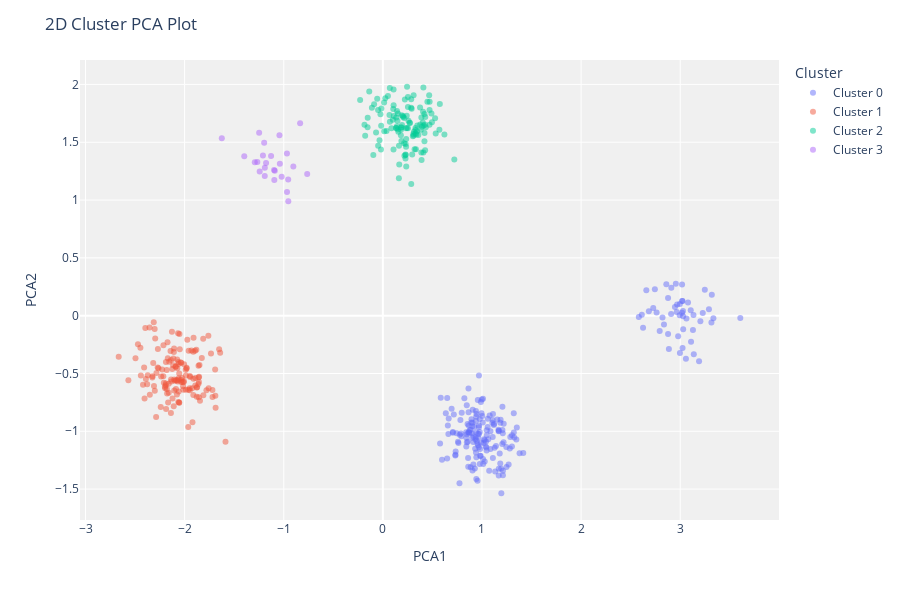
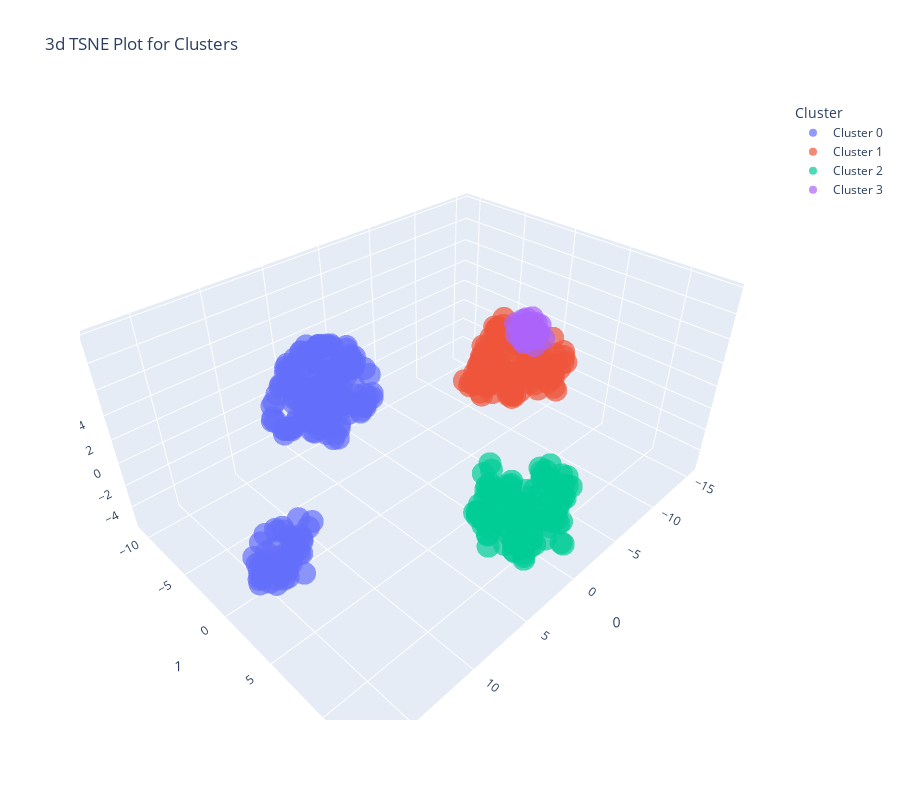
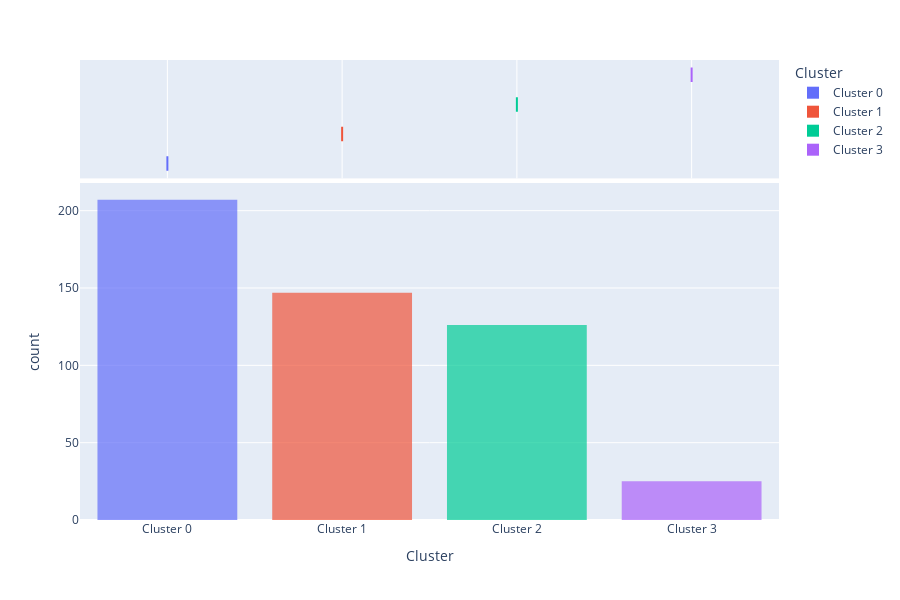

The cell these charts' notebook holds for them, in order:
### Markdown cell above
## Analyze Model

### Code cell
# functional API
evaluate_model(kmeans)

### Figure 1 — Plotly figure (JSON) as saved in the notebook; plotly's stock layout.template omitted (floating-point values rounded to 4 significant figures; data arrays with more than 128 entries replaced by an {"elided": "..."} marker saying what was removed)
{"data": [{"customdata": {"elided": "207x1 int values"}, "hovertemplate": "Cluster=Cluster 0<br>PCA1=%{x}<br>PCA2=%{y}<br>Feature=%{customdata[0]}<extra></extra>", "legendgroup": "Cluster 0", "marker": {"color": "#636efa", "opacity": 0.5, "symbol": "circle"}, "mode": "markers", "name": "Cluster 0", "orientation": "v", "showlegend": true, "textposition": "top center", "type": "scatter", "x": {"elided": "207 float values"}, "xaxis": "x", "y": {"elided": "207 float values"}, "yaxis": "y"}, {"customdata": {"elided": "147x1 int values"}, "hovertemplate": "Cluster=Cluster 1<br>PCA1=%{x}<br>PCA2=%{y}<br>Feature=%{customdata[0]}<extra></extra>", "legendgroup": "Cluster 1", "marker": {"color": "#EF553B", "opacity": 0.5, "symbol": "circle"}, "mode": "markers", "name": "Cluster 1", "orientation": "v", "showlegend": true, "textposition": "top center", "type": "scatter", "x": {"elided": "147 float values"}, "xaxis": "x", "y": {"elided": "147 float values"}, "yaxis": "y"}, {"customdata": [[33], [36], [33], [30], [39], [35], [37], [36], [29], [31], [30], [29], [25], [32], [29], [35], [38], [35], [29], [30], [28], [33], [29], [33], [34], [32], [28], [33], [31], [32], [30], [28], [30], [28], [31], [30], [36], [30], [31], [32], [34], [22], [36], [34], [29], [30], [31], [35], [35], [28], [33], [28], [32], [31], [32], [31], [33], [39], [29], [37], [40], [42], [37], [34], [35], [34], [31], [36], [28], [36], [31], [35], [25], [33], [37], [36], [26], [33], [34], [31], [30], [33], [30], [31], [37], [35], [29], [33], [31], [33], [33], [37], [43], [35], [34], [36], [31], [34], [31], [34], [29], [37], [37], [31], [32], [31], [29], [37], [38], [30], [34], [31], [44], [38], [39], [35], [37], [31], [29], [36], [27], [34], [33], [36], [38], [24]], "hovertemplate": "Cluster=Cluster 2<br>PCA1=%{x}<br>PCA2=%{y}<br>Feature=%{customdata[0]}<extra></extra>", "legendgroup": "Cluster 2", "marker": {"color": "#00cc96", "opacity": 0.5, "symbol": "circle"}, "mode": "markers", "name": "Cluster 2", "orientation": "v", "showlegend": true, "textposition": "top center", "type": "scatter", "x": [-0.02431, 0.0667, 0.1818, 0.3886, -0.0476, 0.2957, 0.3201, 0.3029, 0.5268, 0.2687, 0.2342, 0.1471, 0.4054, 0.3292, 0.1899, 0.01267, 0.2173, 0.08619, 0.3769, 0.2853, 0.234, 0.3138, 0.2587, 0.07021, 0.243, 0.05099, 0.152, 0.2031, 0.3334, 0.1931, 0.42, 0.4492, 0.2294, 0.4196, 0.2408, 0.108, -0.153, 0.4263, -0.0153, -0.01709, 0.01422, 0.4087, 0.1417, -0.04816, 0.6209, 0.3071, 0.4099, 0.2046, -0.0573, 0.1084, 0.3752, 0.1328, 0.4709, 0.4328, -0.08844, 0.7207, 0.2358, -0.01919, 0.4717, 0.1499, -0.1784, 0.1076, 0.1837, 0.2863, 0.156, 0.4089, 0.4951, 0.2284, 0.5703, 0.2354, 0.02446, 0.3957, 0.2905, 0.4194, 0.3881, 0.1002, 0.1425, 0.2535, -0.2294, 0.4032, 0.5331, 0.037, 0.1047, 0.4704, -0.1542, 0.222, 0.1871, 0.2284, 0.3475, 0.346, 0.3905, 0.1654, 0.1615, 0.1827, 0.3101, -0.03368, 0.2441, 0.1887, 0.1102, 0.2305, 0.5747, -0.1107, -0.1375, 0.3581, 0.4241, 0.3296, 0.3278, 0.311, 0.2742, 0.253, 0.1369, 0.4277, 0.2141, 0.338, -0.1855, 0.07083, 0.1353, 0.49, 0.2528, -0.06863, 0.2857, 0.3834, 0.2158, 0.1625, -0.09633, 0.467], "xaxis": "x", "y": [1.743, 1.736, 1.56, 1.714, 1.469, 1.394, 1.44, 1.553, 1.707, 1.668, 1.461, 1.685, 1.763, 1.624, 1.733, 1.843, 1.384, 1.622, 1.654, 1.797, 1.62, 1.592, 1.686, 1.97, 1.624, 1.9, 1.748, 1.727, 1.439, 1.649, 1.579, 1.85, 1.486, 1.508, 1.729, 1.955, 1.712, 1.431, 1.792, 1.642, 1.595, 1.974, 1.638, 1.778, 1.567, 1.571, 1.646, 1.719, 1.875, 1.82, 1.8, 1.624, 1.78, 1.63, 1.828, 1.351, 1.29, 1.438, 1.85, 1.61, 1.556, 1.436, 1.627, 1.139, 1.591, 1.412, 1.672, 1.395, 1.609, 1.528, 1.881, 1.633, 1.79, 1.743, 1.412, 1.695, 1.77, 1.621, 1.865, 1.671, 1.575, 1.598, 1.788, 1.651, 1.63, 1.869, 1.51, 1.36, 1.645, 1.596, 1.347, 1.307, 1.189, 1.608, 1.907, 1.518, 1.98, 1.627, 1.728, 1.389, 1.832, 1.799, 1.939, 1.563, 1.652, 1.576, 1.605, 1.558, 1.667, 1.805, 1.622, 1.719, 1.492, 1.568, 1.651, 1.678, 1.714, 1.749, 1.891, 1.583, 1.871, 1.607, 1.71, 1.469, 1.391, 1.907], "yaxis": "y"}, {"customdata": [[86], [84], [86], [84], [82], [88], [92], [82], [77], [93], [83], [87], [86], [84], [91], [85], [85], [89], [84], [90], [83], [90], [83], [88], [88]], "hovertemplate": "Cluster=Cluster 3<br>PCA1=%{x}<br>PCA2=%{y}<br>Feature=%{customdata[0]}<extra></extra>", "legendgroup": "Cluster 3", "marker": {"color": "#ab63fa", "opacity": 0.5, "symbol": "circle"}, "mode": "markers", "name": "Cluster 3", "orientation": "v", "showlegend": true, "textposition": "top center", "type": "scatter", "x": [-1.248, -1.267, -0.7634, -0.9032, -1.043, -1.039, -1.095, -0.9676, -0.8349, -1.178, -0.9553, -0.9671, -1.191, -1.192, -1.243, -1.021, -1.398, -1.292, -1.09, -1.21, -1.198, -0.9542, -1.128, -1.098, -1.625], "xaxis": "x", "y": [1.582, 1.329, 1.224, 1.29, 1.56, 1.314, 1.173, 1.403, 1.663, 1.32, 1.178, 1.071, 1.279, 1.207, 1.247, 1.202, 1.38, 1.327, 1.254, 1.385, 1.496, 0.9894, 1.38, 1.259, 1.534], "yaxis": "y"}], "layout": {"height": 600, "legend": {"title": {"text": "Cluster"}, "tracegroupgap": 0}, "margin": {"t": 60}, "plot_bgcolor": "rgb(240,240,240)", "title": {"text": "2D Cluster PCA Plot"}, "xaxis": {"anchor": "y", "domain": [0, 1], "title": {"text": "PCA1"}}, "yaxis": {"anchor": "x", "domain": [0, 1], "title": {"text": "PCA2"}}}}

### Figure 2 — Plotly figure (JSON) as saved in the notebook; plotly's stock layout.template omitted (floating-point values rounded to 4 significant figures; data arrays with more than 128 entries replaced by an {"elided": "..."} marker saying what was removed)
{"data": [{"customdata": {"elided": "207x1 int values"}, "hovertemplate": "Cluster=Cluster 0<br>0=%{x}<br>1=%{y}<br>2=%{z}<br>Feature=%{customdata[0]}<extra></extra>", "legendgroup": "Cluster 0", "marker": {"color": "#636efa", "opacity": 0.7, "symbol": "circle"}, "mode": "markers", "name": "Cluster 0", "scene": "scene", "showlegend": true, "type": "scatter3d", "x": {"elided": "207 float values"}, "y": {"elided": "207 float values"}, "z": {"elided": "207 float values"}}, {"customdata": {"elided": "147x1 int values"}, "hovertemplate": "Cluster=Cluster 1<br>0=%{x}<br>1=%{y}<br>2=%{z}<br>Feature=%{customdata[0]}<extra></extra>", "legendgroup": "Cluster 1", "marker": {"color": "#EF553B", "opacity": 0.7, "symbol": "circle"}, "mode": "markers", "name": "Cluster 1", "scene": "scene", "showlegend": true, "type": "scatter3d", "x": {"elided": "147 float values"}, "y": {"elided": "147 float values"}, "z": {"elided": "147 float values"}}, {"customdata": [[33], [36], [33], [30], [39], [35], [37], [36], [29], [31], [30], [29], [25], [32], [29], [35], [38], [35], [29], [30], [28], [33], [29], [33], [34], [32], [28], [33], [31], [32], [30], [28], [30], [28], [31], [30], [36], [30], [31], [32], [34], [22], [36], [34], [29], [30], [31], [35], [35], [28], [33], [28], [32], [31], [32], [31], [33], [39], [29], [37], [40], [42], [37], [34], [35], [34], [31], [36], [28], [36], [31], [35], [25], [33], [37], [36], [26], [33], [34], [31], [30], [33], [30], [31], [37], [35], [29], [33], [31], [33], [33], [37], [43], [35], [34], [36], [31], [34], [31], [34], [29], [37], [37], [31], [32], [31], [29], [37], [38], [30], [34], [31], [44], [38], [39], [35], [37], [31], [29], [36], [27], [34], [33], [36], [38], [24]], "hovertemplate": "Cluster=Cluster 2<br>0=%{x}<br>1=%{y}<br>2=%{z}<br>Feature=%{customdata[0]}<extra></extra>", "legendgroup": "Cluster 2", "marker": {"color": "#00cc96", "opacity": 0.7, "symbol": "circle"}, "mode": "markers", "name": "Cluster 2", "scene": "scene", "showlegend": true, "type": "scatter3d", "x": [-2.124, 1.067, 0.379, 1.558, 1.464, 1.846, 1.105, 1.84, 3.176, 0.07181, 2.549, -0.8012, 2.064, 1.111, 1.555, -0.9447, 2.312, -0.5092, 2.774, -0.1126, -0.5234, 1.934, -0.5136, -1.255, 1.497, 0.04657, -1.314, -0.3665, 2.179, -0.4522, 2.926, 0.7616, 2.646, 2.887, 2.05, -1.688, -1.39, 1.894, -0.03098, -1.596, -0.1812, 1.022, -0.7536, -1.603, 3.65, 0.3283, 1.198, 0.4017, -1.285, -1.642, 3.009, -0.9295, 2.805, 1.12, 0.1095, 2.431, 1.388, 1.528, 3.654, 0.03854, -1.679, 0.6071, 0.3013, 1.326, 1.055, 2.039, 2.914, 1.447, 3.383, 0.6447, -0.4103, 1.785, -1.238, 1.888, 1.193, 0.877, -1.243, 1.765, -2.699, 0.6851, 1.196, -0.4748, -1.587, 2.346, -1.776, 2.664, -0.2993, 1.404, 0.6596, 0.06027, 2.007, 1.583, 0.1716, 1.329, 2.871, -1.304, 2.668, -0.5245, -1.371, 1.852, 3.762, 0.8847, -2.032, 0.3754, 1.797, 2.643, 0.3189, 1.327, 1.624, 2.254, 0.1896, 1.756, 1.335, 1.604, -2.549, 1.106, 0.4576, 2.43, 2.397, -0.9537, -1.487, 2.172, 1.694, 1.143, 1.414, 0.7147], "y": [10.22, 10.65, 10.14, 8.116, 12.57, 10.01, 7.061, 8.701, 8.332, 8.796, 11.81, 11.43, 12.56, 8.477, 11.69, 9.689, 12.35, 9.291, 10.34, 7.283, 11.09, 9.563, 9.916, 9.321, 9.605, 10.46, 10.9, 8.014, 10.92, 8.359, 10.27, 6.552, 12.2, 11.18, 10.53, 9.251, 11.2, 10.15, 11.43, 11.08, 11.69, 13.1, 7.32, 10.33, 9.151, 9.967, 7.57, 8.276, 9.797, 10.67, 8.219, 11.53, 7.232, 7.395, 11.52, 8.271, 10.6, 12.6, 8.463, 7.981, 11.63, 6.677, 7.904, 10.57, 10.14, 9.367, 8.071, 9.671, 8.926, 7.935, 10.53, 6.777, 10.82, 6.672, 6.768, 9.842, 11.53, 10.06, 10.16, 7.2, 7.383, 11.57, 10.3, 7.858, 11.26, 8.635, 8.625, 10.54, 7.93, 7.281, 10.12, 11.24, 6.159, 10.2, 8.479, 11.53, 9.183, 7.719, 10.26, 11.19, 8.338, 11.62, 9.578, 7.794, 7.488, 10.84, 10.31, 7.31, 7.472, 10.43, 9.902, 7.31, 6.588, 7.195, 10.69, 11.15, 8.347, 7.174, 10.38, 11.62, 9.882, 8.331, 10.12, 10.49, 12.75, 13.09], "z": [-1.251, 0.7239, -2.154, -3.236, 0.7228, -3.962, -1.494, -1.022, -2.539, -3.367, -2.504, -2.603, -1.612, -3.062, -0.8214, 0.4623, 0.09797, -1.727, -1.955, -3.768, -3.283, -1.52, -3.386, 0.375, -1.096, 0.9437, -2.834, -3.09, -3.352, -3.649, -2.158, -3.958, -1.901, -2.599, -0.4815, -0.6309, 0.01315, -4.634, 0.7705, -1.655, -0.5663, -2.281, -4.527, -0.3989, -2.537, -3.651, -3.864, -0.7101, 0.405, -2.62, -0.3417, -3.002, -2.36, -4.214, 1.061, -5.085, -5.124, 0.6744, -0.9247, -1.375, -0.1019, -0.2681, -1.097, -5.47, -1.0, -4.391, -2.458, -4.495, -2.796, -1.684, 0.7826, -2.596, -3.484, -3.217, -1.621, 0.05777, -3.014, -1.123, -0.5675, -4.355, -4.9, -1.038, -2.222, -3.055, -0.3493, 0.5544, -5.358, -4.871, -3.837, -4.795, -4.432, -2.867, -0.2574, -0.5755, 0.4003, -0.9173, 0.7058, -4.118, -2.144, -2.906, -1.134, 1.389, 0.3636, -4.793, -3.303, -1.76, -3.473, -1.159, -0.3602, -0.1818, -1.589, -3.439, -0.1896, -0.7592, -0.3276, 0.6479, -0.3313, -3.027, 0.3622, -0.4794, -3.299, -1.432, -0.3814, -1.934, 0.6702, -2.654]}, {"customdata": [[86], [84], [86], [84], [82], [88], [92], [82], [77], [93], [83], [87], [86], [84], [91], [85], [85], [89], [84], [90], [83], [90], [83], [88], [88]], "hovertemplate": "Cluster=Cluster 3<br>0=%{x}<br>1=%{y}<br>2=%{z}<br>Feature=%{customdata[0]}<extra></extra>", "legendgroup": "Cluster 3", "marker": {"color": "#ab63fa", "opacity": 0.7, "symbol": "circle"}, "mode": "markers", "name": "Cluster 3", "scene": "scene", "showlegend": true, "type": "scatter3d", "x": [-3.311, -2.773, -2.16, -2.212, -2.623, -2.838, -2.999, -2.515, -2.516, -3.353, -2.112, -2.246, -3.195, -2.712, -3.506, -2.19, -3.298, -3.477, -2.644, -3.457, -3.041, -2.595, -2.57, -3.027, -3.482], "y": [6.737, 6.825, 5.911, 6.162, 7.039, 6.001, 5.588, 6.484, 6.824, 6.048, 6.443, 5.734, 5.908, 6.069, 5.77, 6.367, 6.351, 6.503, 5.785, 6.313, 6.903, 5.347, 6.764, 5.656, 6.985], "z": [9.414, 8.189, 9.448, 9.36, 9.022, 9.779, 9.444, 9.496, 9.632, 9.672, 8.509, 8.778, 8.564, 8.217, 9.082, 8.729, 8.28, 8.652, 8.522, 9.327, 9.029, 9.261, 8.699, 8.9, 8.483]}], "layout": {"height": 800, "legend": {"title": {"text": "Cluster"}, "tracegroupgap": 0}, "scene": {"domain": {"x": [0, 1], "y": [0, 1]}, "xaxis": {"title": {"text": "0"}}, "yaxis": {"title": {"text": "1"}}, "zaxis": {"title": {"text": "2"}}}, "title": {"text": "3d TSNE Plot for Clusters"}, "width": 900}}

### Figure 3 — Plotly figure (JSON) as saved in the notebook; plotly's stock layout.template omitted (floating-point values rounded to 4 significant figures; data arrays with more than 128 entries replaced by an {"elided": "..."} marker saying what was removed)
{"data": [{"alignmentgroup": "True", "bingroup": "x", "hovertemplate": "Cluster=%{x}<br>count=%{y}<extra></extra>", "legendgroup": "Cluster 0", "marker": {"color": "#636efa", "opacity": 0.7, "pattern": {"shape": ""}}, "name": "Cluster 0", "offsetgroup": "Cluster 0", "orientation": "v", "showlegend": true, "type": "histogram", "x": {"elided": "207 str values"}, "xaxis": "x", "yaxis": "y"}, {"alignmentgroup": "True", "customdata": {"elided": "207x4 float values"}, "hovertemplate": "Cluster=%{x}<br>Age=%{customdata[0]}<br>Income=%{customdata[1]}<br>SpendingScore=%{customdata[2]}<br>Savings=%{customdata[3]}<extra></extra>", "legendgroup": "Cluster 0", "marker": {"color": "#636efa"}, "name": "Cluster 0", "notched": true, "offsetgroup": "Cluster 0", "showlegend": false, "type": "box", "x": {"elided": "207 str values"}, "xaxis": "x2", "yaxis": "y2"}, {"alignmentgroup": "True", "bingroup": "x", "hovertemplate": "Cluster=%{x}<br>count=%{y}<extra></extra>", "legendgroup": "Cluster 1", "marker": {"color": "#EF553B", "opacity": 0.7, "pattern": {"shape": ""}}, "name": "Cluster 1", "offsetgroup": "Cluster 1", "orientation": "v", "showlegend": true, "type": "histogram", "x": {"elided": "147 str values"}, "xaxis": "x", "yaxis": "y"}, {"alignmentgroup": "True", "customdata": {"elided": "147x4 float values"}, "hovertemplate": "Cluster=%{x}<br>Age=%{customdata[0]}<br>Income=%{customdata[1]}<br>SpendingScore=%{customdata[2]}<br>Savings=%{customdata[3]}<extra></extra>", "legendgroup": "Cluster 1", "marker": {"color": "#EF553B"}, "name": "Cluster 1", "notched": true, "offsetgroup": "Cluster 1", "showlegend": false, "type": "box", "x": {"elided": "147 str values"}, "xaxis": "x2", "yaxis": "y2"}, {"alignmentgroup": "True", "bingroup": "x", "hovertemplate": "Cluster=%{x}<br>count=%{y}<extra></extra>", "legendgroup": "Cluster 2", "marker": {"color": "#00cc96", "opacity": 0.7, "pattern": {"shape": ""}}, "name": "Cluster 2", "offsetgroup": "Cluster 2", "orientation": "v", "showlegend": true, "type": "histogram", "x": ["Cluster 2", "Cluster 2", "Cluster 2", "Cluster 2", "Cluster 2", "Cluster 2", "Cluster 2", "Cluster 2", "Cluster 2", "Cluster 2", "Cluster 2", "Cluster 2", "Cluster 2", "Cluster 2", "Cluster 2", "Cluster 2", "Cluster 2", "Cluster 2", "Cluster 2", "Cluster 2", "Cluster 2", "Cluster 2", "Cluster 2", "Cluster 2", "Cluster 2", "Cluster 2", "Cluster 2", "Cluster 2", "Cluster 2", "Cluster 2", "Cluster 2", "Cluster 2", "Cluster 2", "Cluster 2", "Cluster 2", "Cluster 2", "Cluster 2", "Cluster 2", "Cluster 2", "Cluster 2", "Cluster 2", "Cluster 2", "Cluster 2", "Cluster 2", "Cluster 2", "Cluster 2", "Cluster 2", "Cluster 2", "Cluster 2", "Cluster 2", "Cluster 2", "Cluster 2", "Cluster 2", "Cluster 2", "Cluster 2", "Cluster 2", "Cluster 2", "Cluster 2", "Cluster 2", "Cluster 2", "Cluster 2", "Cluster 2", "Cluster 2", "Cluster 2", "Cluster 2", "Cluster 2", "Cluster 2", "Cluster 2", "Cluster 2", "Cluster 2", "Cluster 2", "Cluster 2", "Cluster 2", "Cluster 2", "Cluster 2", "Cluster 2", "Cluster 2", "Cluster 2", "Cluster 2", "Cluster 2", "Cluster 2", "Cluster 2", "Cluster 2", "Cluster 2", "Cluster 2", "Cluster 2", "Cluster 2", "Cluster 2", "Cluster 2", "Cluster 2", "Cluster 2", "Cluster 2", "Cluster 2", "Cluster 2", "Cluster 2", "Cluster 2", "Cluster 2", "Cluster 2", "Cluster 2", "Cluster 2", "Cluster 2", "Cluster 2", "Cluster 2", "Cluster 2", "Cluster 2", "Cluster 2", "Cluster 2", "Cluster 2", "Cluster 2", "Cluster 2", "Cluster 2", "Cluster 2", "Cluster 2", "Cluster 2", "Cluster 2", "Cluster 2", "Cluster 2", "Cluster 2", "Cluster 2", "Cluster 2", "Cluster 2", "Cluster 2", "Cluster 2", "Cluster 2", "Cluster 2", "Cluster 2"], "xaxis": "x", "yaxis": "y"}, {"alignmentgroup": "True", "customdata": {"elided": "126x4 float values"}, "hovertemplate": "Cluster=%{x}<br>Age=%{customdata[0]}<br>Income=%{customdata[1]}<br>SpendingScore=%{customdata[2]}<br>Savings=%{customdata[3]}<extra></extra>", "legendgroup": "Cluster 2", "marker": {"color": "#00cc96"}, "name": "Cluster 2", "notched": true, "offsetgroup": "Cluster 2", "showlegend": false, "type": "box", "x": ["Cluster 2", "Cluster 2", "Cluster 2", "Cluster 2", "Cluster 2", "Cluster 2", "Cluster 2", "Cluster 2", "Cluster 2", "Cluster 2", "Cluster 2", "Cluster 2", "Cluster 2", "Cluster 2", "Cluster 2", "Cluster 2", "Cluster 2", "Cluster 2", "Cluster 2", "Cluster 2", "Cluster 2", "Cluster 2", "Cluster 2", "Cluster 2", "Cluster 2", "Cluster 2", "Cluster 2", "Cluster 2", "Cluster 2", "Cluster 2", "Cluster 2", "Cluster 2", "Cluster 2", "Cluster 2", "Cluster 2", "Cluster 2", "Cluster 2", "Cluster 2", "Cluster 2", "Cluster 2", "Cluster 2", "Cluster 2", "Cluster 2", "Cluster 2", "Cluster 2", "Cluster 2", "Cluster 2", "Cluster 2", "Cluster 2", "Cluster 2", "Cluster 2", "Cluster 2", "Cluster 2", "Cluster 2", "Cluster 2", "Cluster 2", "Cluster 2", "Cluster 2", "Cluster 2", "Cluster 2", "Cluster 2", "Cluster 2", "Cluster 2", "Cluster 2", "Cluster 2", "Cluster 2", "Cluster 2", "Cluster 2", "Cluster 2", "Cluster 2", "Cluster 2", "Cluster 2", "Cluster 2", "Cluster 2", "Cluster 2", "Cluster 2", "Cluster 2", "Cluster 2", "Cluster 2", "Cluster 2", "Cluster 2", "Cluster 2", "Cluster 2", "Cluster 2", "Cluster 2", "Cluster 2", "Cluster 2", "Cluster 2", "Cluster 2", "Cluster 2", "Cluster 2", "Cluster 2", "Cluster 2", "Cluster 2", "Cluster 2", "Cluster 2", "Cluster 2", "Cluster 2", "Cluster 2", "Cluster 2", "Cluster 2", "Cluster 2", "Cluster 2", "Cluster 2", "Cluster 2", "Cluster 2", "Cluster 2", "Cluster 2", "Cluster 2", "Cluster 2", "Cluster 2", "Cluster 2", "Cluster 2", "Cluster 2", "Cluster 2", "Cluster 2", "Cluster 2", "Cluster 2", "Cluster 2", "Cluster 2", "Cluster 2", "Cluster 2", "Cluster 2", "Cluster 2", "Cluster 2", "Cluster 2"], "xaxis": "x2", "yaxis": "y2"}, {"alignmentgroup": "True", "bingroup": "x", "hovertemplate": "Cluster=%{x}<br>count=%{y}<extra></extra>", "legendgroup": "Cluster 3", "marker": {"color": "#ab63fa", "opacity": 0.7, "pattern": {"shape": ""}}, "name": "Cluster 3", "offsetgroup": "Cluster 3", "orientation": "v", "showlegend": true, "type": "histogram", "x": ["Cluster 3", "Cluster 3", "Cluster 3", "Cluster 3", "Cluster 3", "Cluster 3", "Cluster 3", "Cluster 3", "Cluster 3", "Cluster 3", "Cluster 3", "Cluster 3", "Cluster 3", "Cluster 3", "Cluster 3", "Cluster 3", "Cluster 3", "Cluster 3", "Cluster 3", "Cluster 3", "Cluster 3", "Cluster 3", "Cluster 3", "Cluster 3", "Cluster 3"], "xaxis": "x", "yaxis": "y"}, {"alignmentgroup": "True", "customdata": [[86, 124372, 0, 15370.0], [84, 114406, 0.1238, 16840.0], [86, 128378, 0.1261, 13590.0], [84, 122696, 0.08219, 13810.0], [82, 126257, 0.0781, 15820.0], [88, 123651, 0.02903, 13500.0], [92, 122879, 0.06072, 13710.0], [82, 121642, 0.05465, 14180.0], [77, 128596, 0.04082, 14500.0], [93, 126601, 0.02517, 14120.0], [83, 117347, 0.1557, 15090.0], [87, 117564, 0.1283, 14000.0], [86, 115689, 0.05784, 14800.0], [84, 110582, 0.07905, 14940.0], [91, 118794, 0.01921, 14050.0], [85, 118169, 0.1232, 14860.0], [85, 111389, 0.0368, 16010.0], [89, 119697, 0.09168, 16220.0], [84, 115237, 0.06878, 14400.0], [90, 124170, 0.03075, 14770.0], [83, 119429, 0.04215, 15610.0], [90, 117668, 0.08272, 12550.0], [83, 117943, 0.07721, 15390.0], [88, 120678, 0.06327, 14260.0], [88, 114767, 0.03221, 17830.0]], "hovertemplate": "Cluster=%{x}<br>Age=%{customdata[0]}<br>Income=%{customdata[1]}<br>SpendingScore=%{customdata[2]}<br>Savings=%{customdata[3]}<extra></extra>", "legendgroup": "Cluster 3", "marker": {"color": "#ab63fa"}, "name": "Cluster 3", "notched": true, "offsetgroup": "Cluster 3", "showlegend": false, "type": "box", "x": ["Cluster 3", "Cluster 3", "Cluster 3", "Cluster 3", "Cluster 3", "Cluster 3", "Cluster 3", "Cluster 3", "Cluster 3", "Cluster 3", "Cluster 3", "Cluster 3", "Cluster 3", "Cluster 3", "Cluster 3", "Cluster 3", "Cluster 3", "Cluster 3", "Cluster 3", "Cluster 3", "Cluster 3", "Cluster 3", "Cluster 3", "Cluster 3", "Cluster 3"], "xaxis": "x2", "yaxis": "y2"}], "layout": {"barmode": "relative", "height": 600, "legend": {"title": {"text": "Cluster"}, "tracegroupgap": 0}, "margin": {"t": 60}, "xaxis": {"anchor": "y", "categoryarray": ["Cluster 0", "Cluster 1", "Cluster 2", "Cluster 3"], "categoryorder": "array", "domain": [0, 1], "title": {"text": "Cluster"}}, "xaxis2": {"anchor": "y2", "domain": [0, 1], "matches": "x", "showgrid": true, "showticklabels": false}, "yaxis": {"anchor": "x", "domain": [0, 0.7326], "title": {"text": "count"}}, "yaxis2": {"anchor": "x2", "domain": [0.7426, 1], "matches": "y2", "showgrid": false, "showline": false, "showticklabels": false, "ticks": ""}}}
